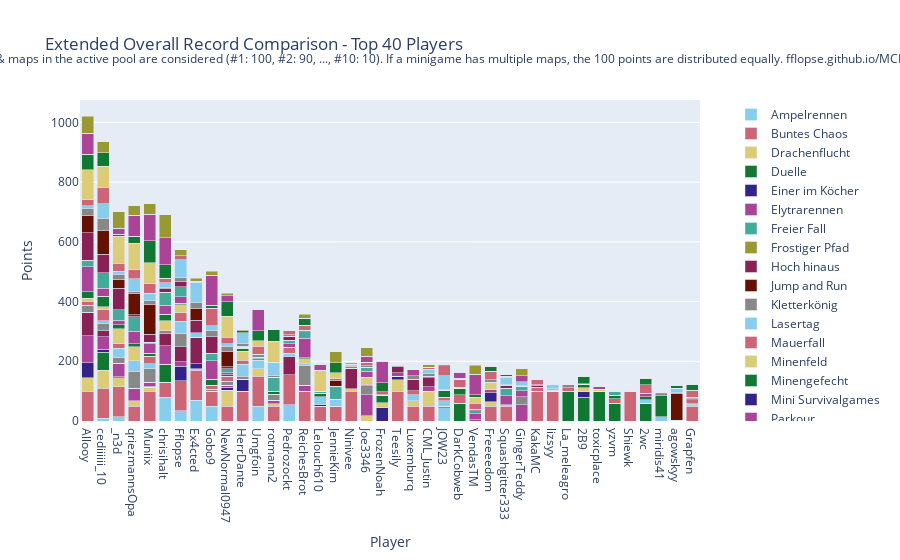

The notebook cell this image was saved under:
### Code cell
import plotly.graph_objects as go

# Sum all columns to get the total score
outDf['Total'] = outDf.sum(axis=1)

# Sort by total score and fill N/A values with 0
outDf = outDf.sort_values(by='Total', ascending=False).fillna(0)

# Crop to top 10 players
cropDf = outDf.head(40).copy()

# Drop the 'Total' column for plotting
cropDf = cropDf.drop(columns=['Total'])

# Create a color palette
color_palette = px.colors.qualitative.Safe

# Create the stacked bar plot
fig = go.Figure()

cropDf = remove_duplicate_columns(cropDf)

for column in cropDf.columns.difference(['Player']):
    fig.add_trace(go.Bar(
        x=cropDf.index,
        y=cropDf[column],
        name=column,
        marker_color=color_palette[len(fig.data) % len(color_palette)]
    ))

# Update layout
fig.update_layout(
    barmode='stack',
    title='Extended Overall Record Comparison - Top 40 Players',
    xaxis=dict(title='Player'),
    yaxis=dict(title='Points'),
    #height=800,
    #width=1000,
    legend=dict(
        x=1.05,
        y=0.5,
        traceorder='normal',
        font=dict(size=12),
        bgcolor='rgba(255, 255, 255, 0)',
        bordercolor='rgba(0, 0, 0, 0)'
    ),
    margin=dict(r=200),  # Adjust right margin to make room for the legend
    annotations=[
        dict(
            x=0.5,
            y=1.1635,
            xref='paper',
            yref='paper',
            text='Max 100 points per minigame. Records #1 through #10 of games & maps in the active pool are considered (#1: 100, #2: 90, ..., #10: 10). If a minigame has multiple maps, the 100 points are distributed equally. fflopse.github.io/MCP-Records/data-analysis/global-ranking.ipynb',
            showarrow=False,
            font=dict(size=12),
            xanchor='center'
        )
    ]
)

fig.show()

# save the plot as an html file

fig.write_html('out/ext_overall_record_comparison.html')

### Figure 1 — Plotly figure (JSON) as saved in the notebook; plotly's stock layout.template omitted (floating-point values rounded to 4 significant figures)
{"data": [{"marker": {"color": "rgb(136, 204, 238)"}, "name": "Ampelrennen", "type": "bar", "x": ["Allooy", "cediiiiii_10", "_n3d", "qriezmannsOpa", "Muniix", "chrisihalt", "Fflopse", "Ex4cted", "Gobo9", "NewNormal0947", "HerrDante", "Umgfoin", "rotmann2", "Pedrozockt", "ReichesBrot", "Lelouch610", "JennieKim", "Ninivee", "Joe3346", "FrozenNoah", "Teesily", "Luxemburq", "CML_Justin", "JOW23", "DarkCobweb", "VendasTM", "Freeeedom", "Squashgitter333", "GingerTeddy", "KakaMC", "lizsyy", "La_meleagro", "2B9", "toxicplace", "yzvm", "Shiewk", "2wc", "miridis41", "agowskyy", "Grapfen"], "y": [0.0, 10.0, 15.0, 0.0, 0.0, 80.0, 35.0, 70.0, 50.0, 0.0, 0.0, 50.0, 0.0, 55.0, 0.0, 0.0, 0.0, 0.0, 0.0, 0.0, 0.0, 0.0, 0.0, 45.0, 0.0, 0.0, 0.0, 0.0, 0.0, 0.0, 0.0, 0.0, 0.0, 0.0, 0.0, 0.0, 0.0, 15.0, 0.0, 0.0]}, {"marker": {"color": "rgb(204, 102, 119)"}, "name": "Buntes Chaos", "type": "bar", "x": ["Allooy", "cediiiiii_10", "_n3d", "qriezmannsOpa", "Muniix", "chrisihalt", "Fflopse", "Ex4cted", "Gobo9", "NewNormal0947", "HerrDante", "Umgfoin", "rotmann2", "Pedrozockt", "ReichesBrot", "Lelouch610", "JennieKim", "Ninivee", "Joe3346", "FrozenNoah", "Teesily", "Luxemburq", "CML_Justin", "JOW23", "DarkCobweb", "VendasTM", "Freeeedom", "Squashgitter333", "GingerTeddy", "KakaMC", "lizsyy", "La_meleagro", "2B9", "toxicplace", "yzvm", "Shiewk", "2wc", "miridis41", "agowskyy", "Grapfen"], "y": [100.0, 100.0, 100.0, 50.0, 100.0, 50.0, 100.0, 100.0, 50.0, 50.0, 100.0, 100.0, 50.0, 100.0, 100.0, 50.0, 50.0, 100.0, 0.0, 0.0, 100.0, 50.0, 50.0, 0.0, 0.0, 0.0, 50.0, 50.0, 0.0, 100.0, 100.0, 0.0, 0.0, 0.0, 0.0, 100.0, 0.0, 0.0, 0.0, 50.0]}, {"marker": {"color": "rgb(221, 204, 119)"}, "name": "Drachenflucht", "type": "bar", "x": ["Allooy", "cediiiiii_10", "_n3d", "qriezmannsOpa", "Muniix", "chrisihalt", "Fflopse", "Ex4cted", "Gobo9", "NewNormal0947", "HerrDante", "Umgfoin", "rotmann2", "Pedrozockt", "ReichesBrot", "Lelouch610", "JennieKim", "Ninivee", "Joe3346", "FrozenNoah", "Teesily", "Luxemburq", "CML_Justin", "JOW23", "DarkCobweb", "VendasTM", "Freeeedom", "Squashgitter333", "GingerTeddy", "KakaMC", "lizsyy", "La_meleagro", "2B9", "toxicplace", "yzvm", "Shiewk", "2wc", "miridis41", "agowskyy", "Grapfen"], "y": [45.0, 60.0, 30.0, 17.5, 12.5, 0.0, 0.0, 5.0, 0.0, 52.5, 0.0, 25.0, 7.5, 0.0, 0.0, 0.0, 0.0, 7.5, 17.5, 0.0, 37.5, 17.5, 50.0, 0.0, 0.0, 0.0, 15.0, 5.0, 0.0, 0.0, 0.0, 0.0, 0.0, 0.0, 0.0, 0.0, 0.0, 0.0, 0.0, 5.0]}, {"marker": {"color": "rgb(17, 119, 51)"}, "name": "Duelle", "type": "bar", "x": ["Allooy", "cediiiiii_10", "_n3d", "qriezmannsOpa", "Muniix", "chrisihalt", "Fflopse", "Ex4cted", "Gobo9", "NewNormal0947", "HerrDante", "Umgfoin", "rotmann2", "Pedrozockt", "ReichesBrot", "Lelouch610", "JennieKim", "Ninivee", "Joe3346", "FrozenNoah", "Teesily", "Luxemburq", "CML_Justin", "JOW23", "DarkCobweb", "VendasTM", "Freeeedom", "Squashgitter333", "GingerTeddy", "KakaMC", "lizsyy", "La_meleagro", "2B9", "toxicplace", "yzvm", "Shiewk", "2wc", "miridis41", "agowskyy", "Grapfen"], "y": [0.0, 60.0, 0.0, 0.0, 0.0, 60.0, 0.0, 0.0, 0.0, 0.0, 0.0, 0.0, 0.0, 0.0, 0.0, 0.0, 0.0, 0.0, 0.0, 0.0, 0.0, 0.0, 0.0, 0.0, 60.0, 0.0, 0.0, 0.0, 0.0, 0.0, 0.0, 100.0, 80.0, 100.0, 60.0, 0.0, 60.0, 70.0, 0.0, 0.0]}, {"marker": {"color": "rgb(51, 34, 136)"}, "name": "Einer im Köcher", "type": "bar", "x": ["Allooy", "cediiiiii_10", "_n3d", "qriezmannsOpa", "Muniix", "chrisihalt", "Fflopse", "Ex4cted", "Gobo9", "NewNormal0947", "HerrDante", "Umgfoin", "rotmann2", "Pedrozockt", "ReichesBrot", "Lelouch610", "JennieKim", "Ninivee", "Joe3346", "FrozenNoah", "Teesily", "Luxemburq", "CML_Justin", "JOW23", "DarkCobweb", "VendasTM", "Freeeedom", "Squashgitter333", "GingerTeddy", "KakaMC", "lizsyy", "La_meleagro", "2B9", "toxicplace", "yzvm", "Shiewk", "2wc", "miridis41", "agowskyy", "Grapfen"], "y": [50.0, 10.0, 4.0, 0.0, 4.0, 0.0, 48.0, 16.0, 0.0, 10.0, 40.0, 0.0, 0.0, 0.0, 0.0, 4.0, 0.0, 0.0, 0.0, 44.0, 12.0, 0.0, 0.0, 4.0, 0.0, 0.0, 30.0, 0.0, 0.0, 0.0, 0.0, 0.0, 18.0, 0.0, 0.0, 0.0, 0.0, 0.0, 0.0, 0.0]}, {"marker": {"color": "rgb(170, 68, 153)"}, "name": "Elytrarennen", "type": "bar", "x": ["Allooy", "cediiiiii_10", "_n3d", "qriezmannsOpa", "Muniix", "chrisihalt", "Fflopse", "Ex4cted", "Gobo9", "NewNormal0947", "HerrDante", "Umgfoin", "rotmann2", "Pedrozockt", "ReichesBrot", "Lelouch610", "JennieKim", "Ninivee", "Joe3346", "FrozenNoah", "Teesily", "Luxemburq", "CML_Justin", "JOW23", "DarkCobweb", "VendasTM", "Freeeedom", "Squashgitter333", "GingerTeddy", "KakaMC", "lizsyy", "La_meleagro", "2B9", "toxicplace", "yzvm", "Shiewk", "2wc", "miridis41", "agowskyy", "Grapfen"], "y": [90.0, 42.5, 45.0, 42.5, 12.5, 62.5, 15.0, 0.0, 0.0, 7.5, 0.0, 0.0, 12.5, 0.0, 20.0, 0.0, 0.0, 0.0, 70.0, 0.0, 0.0, 0.0, 15.0, 0.0, 0.0, 5.0, 10.0, 30.0, 55.0, 0.0, 0.0, 0.0, 0.0, 0.0, 0.0, 0.0, 0.0, 0.0, 0.0, 0.0]}, {"marker": {"color": "rgb(68, 170, 153)"}, "name": "Freier Fall", "type": "bar", "x": ["Allooy", "cediiiiii_10", "_n3d", "qriezmannsOpa", "Muniix", "chrisihalt", "Fflopse", "Ex4cted", "Gobo9", "NewNormal0947", "HerrDante", "Umgfoin", "rotmann2", "Pedrozockt", "ReichesBrot", "Lelouch610", "JennieKim", "Ninivee", "Joe3346", "FrozenNoah", "Teesily", "Luxemburq", "CML_Justin", "JOW23", "DarkCobweb", "VendasTM", "Freeeedom", "Squashgitter333", "GingerTeddy", "KakaMC", "lizsyy", "La_meleagro", "2B9", "toxicplace", "yzvm", "Shiewk", "2wc", "miridis41", "agowskyy", "Grapfen"], "y": [0.0, 0.0, 0.0, 0.0, 0.0, 0.0, 0.0, 0.0, 0.0, 0.0, 0.0, 0.0, 0.0, 0.0, 0.0, 0.0, 0.0, 0.0, 0.0, 0.0, 0.0, 0.0, 0.0, 0.0, 0.0, 0.0, 0.0, 0.0, 0.0, 0.0, 0.0, 0.0, 0.0, 0.0, 0.0, 0.0, 0.0, 0.0, 0.0, 0.0]}, {"marker": {"color": "rgb(153, 153, 51)"}, "name": "Frostiger Pfad", "type": "bar", "x": ["Allooy", "cediiiiii_10", "_n3d", "qriezmannsOpa", "Muniix", "chrisihalt", "Fflopse", "Ex4cted", "Gobo9", "NewNormal0947", "HerrDante", "Umgfoin", "rotmann2", "Pedrozockt", "ReichesBrot", "Lelouch610", "JennieKim", "Ninivee", "Joe3346", "FrozenNoah", "Teesily", "Luxemburq", "CML_Justin", "JOW23", "DarkCobweb", "VendasTM", "Freeeedom", "Squashgitter333", "GingerTeddy", "KakaMC", "lizsyy", "La_meleagro", "2B9", "toxicplace", "yzvm", "Shiewk", "2wc", "miridis41", "agowskyy", "Grapfen"], "y": [0.0, 0.0, 0.0, 0.0, 0.0, 0.0, 0.0, 0.0, 0.0, 0.0, 0.0, 0.0, 0.0, 0.0, 0.0, 0.0, 0.0, 0.0, 0.0, 0.0, 0.0, 0.0, 0.0, 0.0, 0.0, 0.0, 0.0, 0.0, 0.0, 0.0, 0.0, 0.0, 0.0, 0.0, 0.0, 0.0, 0.0, 0.0, 0.0, 0.0]}, {"marker": {"color": "rgb(136, 34, 85)"}, "name": "Hoch hinaus", "type": "bar", "x": ["Allooy", "cediiiiii_10", "_n3d", "qriezmannsOpa", "Muniix", "chrisihalt", "Fflopse", "Ex4cted", "Gobo9", "NewNormal0947", "HerrDante", "Umgfoin", "rotmann2", "Pedrozockt", "ReichesBrot", "Lelouch610", "JennieKim", "Ninivee", "Joe3346", "FrozenNoah", "Teesily", "Luxemburq", "CML_Justin", "JOW23", "DarkCobweb", "VendasTM", "Freeeedom", "Squashgitter333", "GingerTeddy", "KakaMC", "lizsyy", "La_meleagro", "2B9", "toxicplace", "yzvm", "Shiewk", "2wc", "miridis41", "agowskyy", "Grapfen"], "y": [80.0, 20.0, 0.0, 0.0, 0.0, 40.0, 50.0, 90.0, 0.0, 0.0, 0.0, 0.0, 0.0, 60.0, 0.0, 0.0, 0.0, 70.0, 0.0, 0.0, 0.0, 0.0, 30.0, 0.0, 0.0, 0.0, 0.0, 0.0, 0.0, 0.0, 0.0, 0.0, 0.0, 0.0, 0.0, 0.0, 0.0, 0.0, 0.0, 0.0]}, {"marker": {"color": "rgb(102, 17, 0)"}, "name": "Jump and Run", "type": "bar", "x": ["Allooy", "cediiiiii_10", "_n3d", "qriezmannsOpa", "Muniix", "chrisihalt", "Fflopse", "Ex4cted", "Gobo9", "NewNormal0947", "HerrDante", "Umgfoin", "rotmann2", "Pedrozockt", "ReichesBrot", "Lelouch610", "JennieKim", "Ninivee", "Joe3346", "FrozenNoah", "Teesily", "Luxemburq", "CML_Justin", "JOW23", "DarkCobweb", "VendasTM", "Freeeedom", "Squashgitter333", "GingerTeddy", "KakaMC", "lizsyy", "La_meleagro", "2B9", "toxicplace", "yzvm", "Shiewk", "2wc", "miridis41", "agowskyy", "Grapfen"], "y": [0.0, 0.0, 0.0, 0.0, 0.0, 0.0, 0.0, 0.0, 0.0, 0.0, 0.0, 0.0, 0.0, 0.0, 0.0, 0.0, 0.0, 0.0, 0.0, 0.0, 0.0, 0.0, 0.0, 0.0, 0.0, 0.0, 0.0, 0.0, 0.0, 0.0, 0.0, 0.0, 0.0, 0.0, 0.0, 0.0, 0.0, 0.0, 0.0, 0.0]}, {"marker": {"color": "rgb(136, 136, 136)"}, "name": "Kletterkönig", "type": "bar", "x": ["Allooy", "cediiiiii_10", "_n3d", "qriezmannsOpa", "Muniix", "chrisihalt", "Fflopse", "Ex4cted", "Gobo9", "NewNormal0947", "HerrDante", "Umgfoin", "rotmann2", "Pedrozockt", "ReichesBrot", "Lelouch610", "JennieKim", "Ninivee", "Joe3346", "FrozenNoah", "Teesily", "Luxemburq", "CML_Justin", "JOW23", "DarkCobweb", "VendasTM", "Freeeedom", "Squashgitter333", "GingerTeddy", "KakaMC", "lizsyy", "La_meleagro", "2B9", "toxicplace", "yzvm", "Shiewk", "2wc", "miridis41", "agowskyy", "Grapfen"], "y": [23.33, 23.33, 20.0, 56.67, 46.67, 10.0, 46.67, 0.0, 6.667, 13.33, 10.0, 0.0, 20.0, 0.0, 66.67, 0.0, 0.0, 0.0, 30.0, 0.0, 0.0, 0.0, 0.0, 0.0, 0.0, 0.0, 0.0, 0.0, 26.67, 0.0, 0.0, 0.0, 0.0, 0.0, 0.0, 0.0, 0.0, 0.0, 0.0, 0.0]}, {"marker": {"color": "rgb(136, 204, 238)"}, "name": "Lasertag", "type": "bar", "x": ["Allooy", "cediiiiii_10", "_n3d", "qriezmannsOpa", "Muniix", "chrisihalt", "Fflopse", "Ex4cted", "Gobo9", "NewNormal0947", "HerrDante", "Umgfoin", "rotmann2", "Pedrozockt", "ReichesBrot", "Lelouch610", "JennieKim", "Ninivee", "Joe3346", "FrozenNoah", "Teesily", "Luxemburq", "CML_Justin", "JOW23", "DarkCobweb", "VendasTM", "Freeeedom", "Squashgitter333", "GingerTeddy", "KakaMC", "lizsyy", "La_meleagro", "2B9", "toxicplace", "yzvm", "Shiewk", "2wc", "miridis41", "agowskyy", "Grapfen"], "y": [0.0, 10.0, 30.0, 35.0, 16.67, 0.0, 40.0, 15.0, 0.0, 0.0, 40.0, 28.33, 0.0, 11.67, 5.0, 26.67, 23.33, 0.0, 0.0, 0.0, 0.0, 20.0, 0.0, 18.33, 0.0, 0.0, 0.0, 0.0, 0.0, 0.0, 0.0, 0.0, 0.0, 0.0, 0.0, 0.0, 11.67, 0.0, 0.0, 3.333]}, {"marker": {"color": "rgb(204, 102, 119)"}, "name": "Mauerfall", "type": "bar", "x": ["Allooy", "cediiiiii_10", "_n3d", "qriezmannsOpa", "Muniix", "chrisihalt", "Fflopse", "Ex4cted", "Gobo9", "NewNormal0947", "HerrDante", "Umgfoin", "rotmann2", "Pedrozockt", "ReichesBrot", "Lelouch610", "JennieKim", "Ninivee", "Joe3346", "FrozenNoah", "Teesily", "Luxemburq", "CML_Justin", "JOW23", "DarkCobweb", "VendasTM", "Freeeedom", "Squashgitter333", "GingerTeddy", "KakaMC", "lizsyy", "La_meleagro", "2B9", "toxicplace", "yzvm", "Shiewk", "2wc", "miridis41", "agowskyy", "Grapfen"], "y": [12.86, 37.14, 14.29, 0.0, 24.29, 0.0, 28.57, 0.0, 12.86, 17.14, 14.29, 5.714, 0.0, 20.0, 0.0, 0.0, 0.0, 5.714, 5.714, 0.0, 0.0, 14.29, 0.0, 12.86, 27.14, 0.0, 0.0, 0.0, 0.0, 12.86, 0.0, 11.43, 0.0, 0.0, 14.29, 0.0, 0.0, 0.0, 2.857, 12.86]}, {"marker": {"color": "rgb(221, 204, 119)"}, "name": "Minenfeld", "type": "bar", "x": ["Allooy", "cediiiiii_10", "_n3d", "qriezmannsOpa", "Muniix", "chrisihalt", "Fflopse", "Ex4cted", "Gobo9", "NewNormal0947", "HerrDante", "Umgfoin", "rotmann2", "Pedrozockt", "ReichesBrot", "Lelouch610", "JennieKim", "Ninivee", "Joe3346", "FrozenNoah", "Teesily", "Luxemburq", "CML_Justin", "JOW23", "DarkCobweb", "VendasTM", "Freeeedom", "Squashgitter333", "GingerTeddy", "KakaMC", "lizsyy", "La_meleagro", "2B9", "toxicplace", "yzvm", "Shiewk", "2wc", "miridis41", "agowskyy", "Grapfen"], "y": [10.0, 10.0, 50.0, 46.67, 0.0, 33.33, 26.67, 0.0, 0.0, 0.0, 30.0, 0.0, 0.0, 0.0, 16.67, 0.0, 0.0, 6.667, 23.33, 16.67, 0.0, 0.0, 0.0, 0.0, 0.0, 0.0, 23.33, 0.0, 0.0, 0.0, 0.0, 0.0, 13.33, 6.667, 0.0, 0.0, 0.0, 0.0, 0.0, 0.0]}, {"marker": {"color": "rgb(17, 119, 51)"}, "name": "Minengefecht", "type": "bar", "x": ["Allooy", "cediiiiii_10", "_n3d", "qriezmannsOpa", "Muniix", "chrisihalt", "Fflopse", "Ex4cted", "Gobo9", "NewNormal0947", "HerrDante", "Umgfoin", "rotmann2", "Pedrozockt", "ReichesBrot", "Lelouch610", "JennieKim", "Ninivee", "Joe3346", "FrozenNoah", "Teesily", "Luxemburq", "CML_Justin", "JOW23", "DarkCobweb", "VendasTM", "Freeeedom", "Squashgitter333", "GingerTeddy", "KakaMC", "lizsyy", "La_meleagro", "2B9", "toxicplace", "yzvm", "Shiewk", "2wc", "miridis41", "agowskyy", "Grapfen"], "y": [22.5, 35.0, 13.75, 10.0, 10.0, 22.5, 3.75, 0.0, 20.0, 3.75, 8.75, 0.0, 10.0, 0.0, 3.75, 12.5, 0.0, 0.0, 0.0, 25.0, 0.0, 0.0, 0.0, 22.5, 22.5, 0.0, 0.0, 0.0, 0.0, 0.0, 0.0, 0.0, 11.25, 0.0, 12.5, 0.0, 8.75, 0.0, 0.0, 3.75]}, {"marker": {"color": "rgb(51, 34, 136)"}, "name": "Mini Survivalgames", "type": "bar", "x": ["Allooy", "cediiiiii_10", "_n3d", "qriezmannsOpa", "Muniix", "chrisihalt", "Fflopse", "Ex4cted", "Gobo9", "NewNormal0947", "HerrDante", "Umgfoin", "rotmann2", "Pedrozockt", "ReichesBrot", "Lelouch610", "JennieKim", "Ninivee", "Joe3346", "FrozenNoah", "Teesily", "Luxemburq", "CML_Justin", "JOW23", "DarkCobweb", "VendasTM", "Freeeedom", "Squashgitter333", "GingerTeddy", "KakaMC", "lizsyy", "La_meleagro", "2B9", "toxicplace", "yzvm", "Shiewk", "2wc", "miridis41", "agowskyy", "Grapfen"], "y": [0.0, 0.0, 0.0, 0.0, 0.0, 0.0, 0.0, 0.0, 0.0, 0.0, 0.0, 0.0, 0.0, 0.0, 0.0, 0.0, 0.0, 0.0, 0.0, 0.0, 0.0, 0.0, 0.0, 0.0, 0.0, 0.0, 0.0, 0.0, 0.0, 0.0, 0.0, 0.0, 0.0, 0.0, 0.0, 0.0, 0.0, 0.0, 0.0, 0.0]}, {"marker": {"color": "rgb(170, 68, 153)"}, "name": "Parkour", "type": "bar", "x": ["Allooy", "cediiiiii_10", "_n3d", "qriezmannsOpa", "Muniix", "chrisihalt", "Fflopse", "Ex4cted", "Gobo9", "NewNormal0947", "HerrDante", "Umgfoin", "rotmann2", "Pedrozockt", "ReichesBrot", "Lelouch610", "JennieKim", "Ninivee", "Joe3346", "FrozenNoah", "Teesily", "Luxemburq", "CML_Justin", "JOW23", "DarkCobweb", "VendasTM", "Freeeedom", "Squashgitter333", "GingerTeddy", "KakaMC", "lizsyy", "La_meleagro", "2B9", "toxicplace", "yzvm", "Shiewk", "2wc", "miridis41", "agowskyy", "Grapfen"], "y": [82.5, 27.5, 15.0, 42.5, 32.5, 30.0, 22.5, 0.0, 62.5, 7.5, 0.0, 0.0, 0.0, 12.5, 65.0, 0.0, 0.0, 0.0, 20.0, 0.0, 12.5, 0.0, 0.0, 0.0, 0.0, 20.0, 0.0, 0.0, 20.0, 0.0, 0.0, 0.0, 0.0, 10.0, 0.0, 0.0, 12.5, 0.0, 0.0, 0.0]}, {"marker": {"color": "rgb(68, 170, 153)"}, "name": "Pferderennen", "type": "bar", "x": ["Allooy", "cediiiiii_10", "_n3d", "qriezmannsOpa", "Muniix", "chrisihalt", "Fflopse", "Ex4cted", "Gobo9", "NewNormal0947", "HerrDante", "Umgfoin", "rotmann2", "Pedrozockt", "ReichesBrot", "Lelouch610", "JennieKim", "Ninivee", "Joe3346", "FrozenNoah", "Teesily", "Luxemburq", "CML_Justin", "JOW23", "DarkCobweb", "VendasTM", "Freeeedom", "Squashgitter333", "GingerTeddy", "KakaMC", "lizsyy", "La_meleagro", "2B9", "toxicplace", "yzvm", "Shiewk", "2wc", "miridis41", "agowskyy", "Grapfen"], "y": [21.67, 51.67, 35.0, 48.33, 5.0, 43.33, 33.33, 0.0, 25.0, 13.33, 3.333, 3.333, 46.67, 11.67, 21.67, 5.0, 43.33, 0.0, 13.33, 0.0, 0.0, 0.0, 0.0, 0.0, 0.0, 10.0, 0.0, 25.0, 15.0, 0.0, 3.333, 0.0, 0.0, 0.0, 13.33, 0.0, 0.0, 0.0, 0.0, 0.0]}, {"marker": {"color": "rgb(153, 153, 51)"}, "name": "Reihenfolge", "type": "bar", "x": ["Allooy", "cediiiiii_10", "_n3d", "qriezmannsOpa", "Muniix", "chrisihalt", "Fflopse", "Ex4cted", "Gobo9", "NewNormal0947", "HerrDante", "Umgfoin", "rotmann2", "Pedrozockt", "ReichesBrot", "Lelouch610", "JennieKim", "Ninivee", "Joe3346", "FrozenNoah", "Teesily", "Luxemburq", "CML_Justin", "JOW23", "DarkCobweb", "VendasTM", "Freeeedom", "Squashgitter333", "GingerTeddy", "KakaMC", "lizsyy", "La_meleagro", "2B9", "toxicplace", "yzvm", "Shiewk", "2wc", "miridis41", "agowskyy", "Grapfen"], "y": [0.0, 0.0, 0.0, 0.0, 0.0, 0.0, 0.0, 0.0, 0.0, 0.0, 0.0, 0.0, 0.0, 0.0, 0.0, 0.0, 0.0, 0.0, 0.0, 0.0, 0.0, 0.0, 0.0, 0.0, 0.0, 0.0, 0.0, 0.0, 0.0, 0.0, 0.0, 0.0, 0.0, 0.0, 0.0, 0.0, 0.0, 0.0, 0.0, 0.0]}, {"marker": {"color": "rgb(136, 34, 85)"}, "name": "Replika", "type": "bar", "x": ["Allooy", "cediiiiii_10", "_n3d", "qriezmannsOpa", "Muniix", "chrisihalt", "Fflopse", "Ex4cted", "Gobo9", "NewNormal0947", "HerrDante", "Umgfoin", "rotmann2", "Pedrozockt", "ReichesBrot", "Lelouch610", "JennieKim", "Ninivee", "Joe3346", "FrozenNoah", "Teesily", "Luxemburq", "CML_Justin", "JOW23", "DarkCobweb", "VendasTM", "Freeeedom", "Squashgitter333", "GingerTeddy", "KakaMC", "lizsyy", "La_meleagro", "2B9", "toxicplace", "yzvm", "Shiewk", "2wc", "miridis41", "agowskyy", "Grapfen"], "y": [92.05, 60.77, 72.48, 7.094, 27.01, 11.11, 16.75, 41.97, 55.38, 6.667, 3.675, 0.5128, 0.5128, 13.08, 3.59, 0.9402, 0.4274, 0.1709, 0.5128, 0.0, 20.34, 38.03, 4.444, 0.6838, 0.4274, 2.308, 1.111, 9.573, 0.4274, 5.043, 1.282, 0.0, 0.0, 0.0, 0.0, 0.3419, 0.0, 0.0, 0.0, 0.0]}, {"marker": {"color": "rgb(102, 17, 0)"}, "name": "Runterpurzeln", "type": "bar", "x": ["Allooy", "cediiiiii_10", "_n3d", "qriezmannsOpa", "Muniix", "chrisihalt", "Fflopse", "Ex4cted", "Gobo9", "NewNormal0947", "HerrDante", "Umgfoin", "rotmann2", "Pedrozockt", "ReichesBrot", "Lelouch610", "JennieKim", "Ninivee", "Joe3346", "FrozenNoah", "Teesily", "Luxemburq", "CML_Justin", "JOW23", "DarkCobweb", "VendasTM", "Freeeedom", "Squashgitter333", "GingerTeddy", "KakaMC", "lizsyy", "La_meleagro", "2B9", "toxicplace", "yzvm", "Shiewk", "2wc", "miridis41", "agowskyy", "Grapfen"], "y": [60.0, 80.0, 30.0, 70.0, 100.0, 0.0, 0.0, 40.0, 0.0, 50.0, 0.0, 0.0, 0.0, 0.0, 0.0, 0.0, 20.0, 0.0, 0.0, 0.0, 0.0, 0.0, 0.0, 0.0, 0.0, 0.0, 0.0, 0.0, 0.0, 0.0, 0.0, 0.0, 0.0, 0.0, 0.0, 0.0, 0.0, 0.0, 90.0, 0.0]}, {"marker": {"color": "rgb(136, 136, 136)"}, "name": "Sammelwahn", "type": "bar", "x": ["Allooy", "cediiiiii_10", "_n3d", "qriezmannsOpa", "Muniix", "chrisihalt", "Fflopse", "Ex4cted", "Gobo9", "NewNormal0947", "HerrDante", "Umgfoin", "rotmann2", "Pedrozockt", "ReichesBrot", "Lelouch610", "JennieKim", "Ninivee", "Joe3346", "FrozenNoah", "Teesily", "Luxemburq", "CML_Justin", "JOW23", "DarkCobweb", "VendasTM", "Freeeedom", "Squashgitter333", "GingerTeddy", "KakaMC", "lizsyy", "La_meleagro", "2B9", "toxicplace", "yzvm", "Shiewk", "2wc", "miridis41", "agowskyy", "Grapfen"], "y": [21.03, 41.54, 17.69, 7.179, 11.03, 5.641, 14.1, 20.0, 19.49, 19.23, 9.744, 10.0, 5.385, 5.128, 2.308, 0.7692, 4.872, 1.538, 4.615, 2.564, 3.59, 11.03, 9.744, 0.5128, 2.308, 2.564, 8.205, 1.538, 1.795, 3.59, 3.077, 10.51, 2.564, 0.0, 0.0, 0.0, 0.0, 6.41, 2.051, 5.385]}, {"marker": {"color": "rgb(136, 204, 238)"}, "name": "Schießstand", "type": "bar", "x": ["Allooy", "cediiiiii_10", "_n3d", "qriezmannsOpa", "Muniix", "chrisihalt", "Fflopse", "Ex4cted", "Gobo9", "NewNormal0947", "HerrDante", "Umgfoin", "rotmann2", "Pedrozockt", "ReichesBrot", "Lelouch610", "JennieKim", "Ninivee", "Joe3346", "FrozenNoah", "Teesily", "Luxemburq", "CML_Justin", "JOW23", "DarkCobweb", "VendasTM", "Freeeedom", "Squashgitter333", "GingerTeddy", "KakaMC", "lizsyy", "La_meleagro", "2B9", "toxicplace", "yzvm", "Shiewk", "2wc", "miridis41", "agowskyy", "Grapfen"], "y": [10.0, 47.5, 10.0, 42.5, 25.0, 15.0, 60.0, 67.5, 17.5, 7.5, 35.0, 0.0, 45.0, 0.0, 0.0, 0.0, 0.0, 0.0, 0.0, 0.0, 0.0, 0.0, 15.0, 47.5, 0.0, 0.0, 0.0, 25.0, 12.5, 0.0, 15.0, 0.0, 0.0, 0.0, 0.0, 0.0, 0.0, 0.0, 15.0, 0.0]}, {"marker": {"color": "rgb(204, 102, 119)"}, "name": "Skywars", "type": "bar", "x": ["Allooy", "cediiiiii_10", "_n3d", "qriezmannsOpa", "Muniix", "chrisihalt", "Fflopse", "Ex4cted", "Gobo9", "NewNormal0947", "HerrDante", "Umgfoin", "rotmann2", "Pedrozockt", "ReichesBrot", "Lelouch610", "JennieKim", "Ninivee", "Joe3346", "FrozenNoah", "Teesily", "Luxemburq", "CML_Justin", "JOW23", "DarkCobweb", "VendasTM", "Freeeedom", "Squashgitter333", "GingerTeddy", "KakaMC", "lizsyy", "La_meleagro", "2B9", "toxicplace", "yzvm", "Shiewk", "2wc", "miridis41", "agowskyy", "Grapfen"], "y": [20.0, 56.67, 26.67, 30.0, 33.33, 15.0, 13.33, 3.333, 58.33, 21.67, 0.0, 26.67, 0.0, 13.33, 16.67, 0.0, 0.0, 0.0, 11.67, 10.0, 0.0, 0.0, 6.667, 33.33, 26.67, 20.0, 28.33, 3.333, 0.0, 16.67, 0.0, 0.0, 0.0, 0.0, 0.0, 0.0, 28.33, 0.0, 0.0, 23.33]}, {"marker": {"color": "rgb(221, 204, 119)"}, "name": "Spleef", "type": "bar", "x": ["Allooy", "cediiiiii_10", "_n3d", "qriezmannsOpa", "Muniix", "chrisihalt", "Fflopse", "Ex4cted", "Gobo9", "NewNormal0947", "HerrDante", "Umgfoin", "rotmann2", "Pedrozockt", "ReichesBrot", "Lelouch610", "JennieKim", "Ninivee", "Joe3346", "FrozenNoah", "Teesily", "Luxemburq", "CML_Justin", "JOW23", "DarkCobweb", "VendasTM", "Freeeedom", "Squashgitter333", "GingerTeddy", "KakaMC", "lizsyy", "La_meleagro", "2B9", "toxicplace", "yzvm", "Shiewk", "2wc", "miridis41", "agowskyy", "Grapfen"], "y": [100.0, 70.0, 90.0, 90.0, 70.0, 0.0, 0.0, 0.0, 0.0, 70.0, 0.0, 20.0, 70.0, 0.0, 0.0, 70.0, 20.0, 0.0, 0.0, 0.0, 0.0, 0.0, 0.0, 0.0, 0.0, 20.0, 0.0, 0.0, 0.0, 0.0, 0.0, 0.0, 0.0, 0.0, 0.0, 0.0, 0.0, 0.0, 0.0, 0.0]}, {"marker": {"color": "rgb(17, 119, 51)"}, "name": "Survivalgames", "type": "bar", "x": ["Allooy", "cediiiiii_10", "_n3d", "qriezmannsOpa", "Muniix", "chrisihalt", "Fflopse", "Ex4cted", "Gobo9", "NewNormal0947", "HerrDante", "Umgfoin", "rotmann2", "Pedrozockt", "ReichesBrot", "Lelouch610", "JennieKim", "Ninivee", "Joe3346", "FrozenNoah", "Teesily", "Luxemburq", "CML_Justin", "JOW23", "DarkCobweb", "VendasTM", "Freeeedom", "Squashgitter333", "GingerTeddy", "KakaMC", "lizsyy", "La_meleagro", "2B9", "toxicplace", "yzvm", "Shiewk", "2wc", "miridis41", "agowskyy", "Grapfen"], "y": [52.5, 45.0, 7.5, 22.5, 72.5, 45.0, 0.0, 0.0, 10.0, 50.0, 7.5, 32.5, 37.5, 0.0, 22.5, 0.0, 32.5, 5.0, 0.0, 30.0, 0.0, 0.0, 0.0, 5.0, 5.0, 7.5, 17.5, 7.5, 0.0, 0.0, 0.0, 0.0, 25.0, 0.0, 0.0, 0.0, 20.0, 5.0, 7.5, 20.0]}, {"marker": {"color": "rgb(51, 34, 136)"}, "name": "Todeswürfel", "type": "bar", "x": ["Allooy", "cediiiiii_10", "_n3d", "qriezmannsOpa", "Muniix", "chrisihalt", "Fflopse", "Ex4cted", "Gobo9", "NewNormal0947", "HerrDante", "Umgfoin", "rotmann2", "Pedrozockt", "ReichesBrot", "Lelouch610", "JennieKim", "Ninivee", "Joe3346", "FrozenNoah", "Teesily", "Luxemburq", "CML_Justin", "JOW23", "DarkCobweb", "VendasTM", "Freeeedom", "Squashgitter333", "GingerTeddy", "KakaMC", "lizsyy", "La_meleagro", "2B9", "toxicplace", "yzvm", "Shiewk", "2wc", "miridis41", "agowskyy", "Grapfen"], "y": [0.0, 0.0, 0.0, 0.0, 0.0, 0.0, 0.0, 0.0, 0.0, 0.0, 0.0, 0.0, 0.0, 0.0, 0.0, 0.0, 0.0, 0.0, 0.0, 0.0, 0.0, 0.0, 0.0, 0.0, 0.0, 0.0, 0.0, 0.0, 0.0, 0.0, 0.0, 0.0, 0.0, 0.0, 0.0, 0.0, 0.0, 0.0, 0.0, 0.0]}, {"marker": {"color": "rgb(170, 68, 153)"}, "name": "Turmroulette", "type": "bar", "x": ["Allooy", "cediiiiii_10", "_n3d", "qriezmannsOpa", "Muniix", "chrisihalt", "Fflopse", "Ex4cted", "Gobo9", "NewNormal0947", "HerrDante", "Umgfoin", "rotmann2", "Pedrozockt", "ReichesBrot", "Lelouch610", "JennieKim", "Ninivee", "Joe3346", "FrozenNoah", "Teesily", "Luxemburq", "CML_Justin", "JOW23", "DarkCobweb", "VendasTM", "Freeeedom", "Squashgitter333", "GingerTeddy", "KakaMC", "lizsyy", "La_meleagro", "2B9", "toxicplace", "yzvm", "Shiewk", "2wc", "miridis41", "agowskyy", "Grapfen"], "y": [70.0, 0.0, 20.0, 70.0, 90.0, 90.0, 0.0, 0.0, 100.0, 20.0, 0.0, 70.0, 0.0, 0.0, 0.0, 20.0, 0.0, 0.0, 20.0, 70.0, 0.0, 20.0, 0.0, 0.0, 20.0, 70.0, 0.0, 0.0, 20.0, 0.0, 0.0, 0.0, 0.0, 0.0, 0.0, 0.0, 0.0, 0.0, 0.0, 0.0]}, {"marker": {"color": "rgb(68, 170, 153)"}, "name": "Waffenfolge", "type": "bar", "x": ["Allooy", "cediiiiii_10", "_n3d", "qriezmannsOpa", "Muniix", "chrisihalt", "Fflopse", "Ex4cted", "Gobo9", "NewNormal0947", "HerrDante", "Umgfoin", "rotmann2", "Pedrozockt", "ReichesBrot", "Lelouch610", "JennieKim", "Ninivee", "Joe3346", "FrozenNoah", "Teesily", "Luxemburq", "CML_Justin", "JOW23", "DarkCobweb", "VendasTM", "Freeeedom", "Squashgitter333", "GingerTeddy", "KakaMC", "lizsyy", "La_meleagro", "2B9", "toxicplace", "yzvm", "Shiewk", "2wc", "miridis41", "agowskyy", "Grapfen"], "y": [0.0, 0.0, 0.0, 0.0, 0.0, 0.0, 0.0, 0.0, 0.0, 0.0, 0.0, 0.0, 0.0, 0.0, 0.0, 0.0, 0.0, 0.0, 0.0, 0.0, 0.0, 0.0, 0.0, 0.0, 0.0, 0.0, 0.0, 0.0, 0.0, 0.0, 0.0, 0.0, 0.0, 0.0, 0.0, 0.0, 0.0, 0.0, 0.0, 0.0]}, {"marker": {"color": "rgb(153, 153, 51)"}, "name": "Wettrennen", "type": "bar", "x": ["Allooy", "cediiiiii_10", "_n3d", "qriezmannsOpa", "Muniix", "chrisihalt", "Fflopse", "Ex4cted", "Gobo9", "NewNormal0947", "HerrDante", "Umgfoin", "rotmann2", "Pedrozockt", "ReichesBrot", "Lelouch610", "JennieKim", "Ninivee", "Joe3346", "FrozenNoah", "Teesily", "Luxemburq", "CML_Justin", "JOW23", "DarkCobweb", "VendasTM", "Freeeedom", "Squashgitter333", "GingerTeddy", "KakaMC", "lizsyy", "La_meleagro", "2B9", "toxicplace", "yzvm", "Shiewk", "2wc", "miridis41", "agowskyy", "Grapfen"], "y": [58.0, 36.0, 54.0, 32.0, 34.0, 78.0, 20.0, 10.0, 14.0, 8.0, 4.0, 0.0, 0.0, 0.0, 14.0, 0.0, 38.0, 0.0, 28.0, 0.0, 0.0, 0.0, 8.0, 0.0, 0.0, 30.0, 0.0, 0.0, 24.0, 0.0, 0.0, 0.0, 0.0, 0.0, 0.0, 0.0, 0.0, 0.0, 0.0, 0.0]}], "layout": {"annotations": [{"font": {"size": 12}, "showarrow": false, "text": "Max 100 points per minigame. Records #1 through #10 of games & maps in the active pool are considered (#1: 100, #2: 90, ..., #10: 10). If a minigame has multiple maps, the 100 points are distributed equally. fflopse.github.io/MCP-Records/data-analysis/global-ranking.ipynb", "x": 0.5, "xanchor": "center", "xref": "paper", "y": 1.163, "yref": "paper"}], "barmode": "stack", "legend": {"bgcolor": "rgba(255, 255, 255, 0)", "bordercolor": "rgba(0, 0, 0, 0)", "font": {"size": 12}, "traceorder": "normal", "x": 1.05, "y": 0.5}, "margin": {"r": 200}, "title": {"text": "Extended Overall Record Comparison - Top 40 Players"}, "xaxis": {"title": {"text": "Player"}}, "yaxis": {"title": {"text": "Points"}}}}
